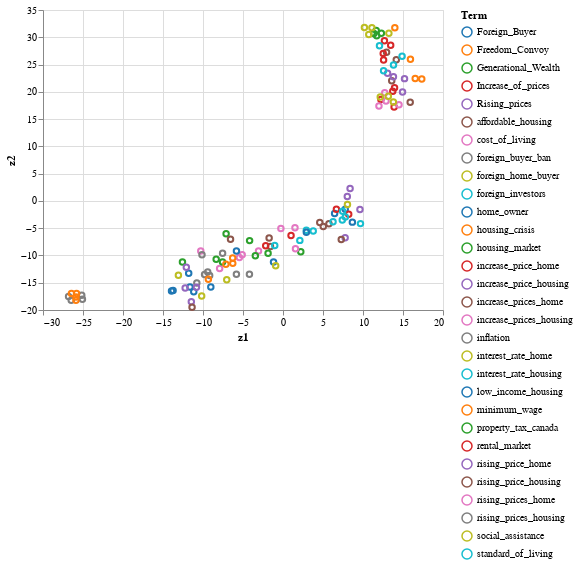

The notebook cell saved with this chart:
### Code cell
selection = alt.selection_multi(fields=['Topic'], bind='legend')

alt.Chart(df).mark_point().encode(
    x = 'z1',
    y = 'z2',
    color = alt.Color('Topic:N', title = 'Term', scale=alt.Scale(scheme='category10')),# the person in the photo
    opacity=alt.condition(selection, alt.value(1), alt.value(0.2) )
).add_selection(
    selection
)

### Figure 1 — Vega-Lite specification as saved in the notebook (floating-point values rounded to 4 significant figures)
{"config": {"view": {"continuousWidth": 400, "continuousHeight": 300}}, "data": {"name": "data-27ddfd917143fb164709f837e004304e"}, "mark": "point", "encoding": {"color": {"type": "nominal", "field": "Topic", "scale": {"scheme": "category10"}, "title": "Term"}, "opacity": {"condition": {"value": 1, "selection": "selector012"}, "value": 0.2}, "x": {"type": "quantitative", "field": "z1"}, "y": {"type": "quantitative", "field": "z2"}}, "selection": {"selector012": {"type": "multi", "fields": ["Topic"], "bind": "legend"}}, "$schema": "https://vega.github.io/schema/vega-lite/v4.8.1.json", "datasets": {"data-27ddfd917143fb164709f837e004304e": [{"z1": -10.77, "z2": -15.04, "Topic": "inflation"}, {"z1": -9.802, "z2": -13.51, "Topic": "inflation"}, {"z1": -9.412, "z2": -13.01, "Topic": "inflation"}, {"z1": -9.168, "z2": -13.68, "Topic": "inflation"}, {"z1": -1.565, "z2": -8.366, "Topic": "affordable_housing"}, {"z1": 5.035, "z2": -4.706, "Topic": "affordable_housing"}, {"z1": 5.744, "z2": -4.17, "Topic": "affordable_housing"}, {"z1": 4.596, "z2": -3.959, "Topic": "affordable_housing"}, {"z1": -7.92, "z2": -12.4, "Topic": "cost_of_living"}, {"z1": -5.101, "z2": -9.865, "Topic": "cost_of_living"}, {"z1": -5.452, "z2": -10.36, "Topic": "cost_of_living"}, {"z1": -3.059, "z2": -9.162, "Topic": "cost_of_living"}, {"z1": -26.8, "z2": -17.53, "Topic": "foreign_buyer_ban"}, {"z1": -26.47, "z2": -18.2, "Topic": "foreign_buyer_ban"}, {"z1": -25.07, "z2": -18.03, "Topic": "foreign_buyer_ban"}, {"z1": -25.15, "z2": -17.29, "Topic": "foreign_buyer_ban"}, {"z1": -11.79, "z2": -13.26, "Topic": "Foreign_Buyer"}, {"z1": -9.023, "z2": -15.78, "Topic": "Foreign_Buyer"}, {"z1": -5.818, "z2": -9.183, "Topic": "Foreign_Buyer"}, {"z1": -1.184, "z2": -11.2, "Topic": "Foreign_Buyer"}, {"z1": -13.08, "z2": -13.61, "Topic": "foreign_home_buyer"}, {"z1": -10.17, "z2": -17.42, "Topic": "foreign_home_buyer"}, {"z1": -7.03, "z2": -14.44, "Topic": "foreign_home_buyer"}, {"z1": -0.9137, "z2": -11.89, "Topic": "foreign_home_buyer"}, {"z1": -1.032, "z2": -8.189, "Topic": "foreign_investors"}, {"z1": 2.106, "z2": -7.237, "Topic": "foreign_investors"}, {"z1": 3.779, "z2": -5.5, "Topic": "foreign_investors"}, {"z1": 2.919, "z2": -5.386, "Topic": "foreign_investors"}, {"z1": 15.93, "z2": 25.95, "Topic": "Freedom_Convoy"}, {"z1": 13.98, "z2": 31.73, "Topic": "Freedom_Convoy"}, {"z1": 17.35, "z2": 22.36, "Topic": "Freedom_Convoy"}, {"z1": 16.53, "z2": 22.44, "Topic": "Freedom_Convoy"}, {"z1": 12.29, "z2": 30.76, "Topic": "Generational_Wealth"}, {"z1": 11.65, "z2": 31.27, "Topic": "Generational_Wealth"}, {"z1": 11.37, "z2": 30.71, "Topic": "Generational_Wealth"}, {"z1": 11.71, "z2": 30.26, "Topic": "Generational_Wealth"}, {"z1": 2.922, "z2": -5.758, "Topic": "home_owner"}, {"z1": 8.672, "z2": -3.89, "Topic": "home_owner"}, {"z1": 7.779, "z2": -1.526, "Topic": "home_owner"}, {"z1": 6.452, "z2": -2.293, "Topic": "home_owner"}, {"z1": -26.44, "z2": -16.99, "Topic": "housing_crisis"}, {"z1": -25.81, "z2": -16.96, "Topic": "housing_crisis"}, {"z1": -25.88, "z2": -17.6, "Topic": "housing_crisis"}, {"z1": -25.88, "z2": -18.22, "Topic": "housing_crisis"}, {"z1": -8.351, "z2": -10.68, "Topic": "housing_market"}, {"z1": -7.558, "z2": -11.19, "Topic": "housing_market"}, {"z1": -3.458, "z2": -10.05, "Topic": "housing_market"}, {"z1": -1.866, "z2": -9.614, "Topic": "housing_market"}, {"z1": 13.89, "z2": 17.2, "Topic": "Increase_of_prices"}, {"z1": 13.94, "z2": 20.73, "Topic": "Increase_of_prices"}, {"z1": 13.72, "z2": 20.1, "Topic": "Increase_of_prices"}, {"z1": 12.24, "z2": 18.57, "Topic": "Increase_of_prices"}, {"z1": 13.59, "z2": 22.02, "Topic": "increase_prices_home"}, {"z1": 14.16, "z2": 25.89, "Topic": "increase_prices_home"}, {"z1": 12.95, "z2": 27.27, "Topic": "increase_prices_home"}, {"z1": 15.9, "z2": 18.07, "Topic": "increase_prices_home"}, {"z1": 11.99, "z2": 17.38, "Topic": "increase_prices_housing"}, {"z1": 12.72, "z2": 19.83, "Topic": "increase_prices_housing"}, {"z1": 14.5, "z2": 17.61, "Topic": "increase_prices_housing"}, {"z1": 12.88, "z2": 18.33, "Topic": "increase_prices_housing"}, {"z1": 12.57, "z2": 25.85, "Topic": "increase_price_home"}, {"z1": 13.46, "z2": 28.53, "Topic": "increase_price_home"}, {"z1": 12.68, "z2": 29.36, "Topic": "increase_price_home"}, {"z1": 12.53, "z2": 27.05, "Topic": "increase_price_home"}, {"z1": 14.94, "z2": 19.95, "Topic": "increase_price_housing"}, {"z1": 15.19, "z2": 22.42, "Topic": "increase_price_housing"}, {"z1": 13.07, "z2": 23.41, "Topic": "increase_price_housing"}, {"z1": 13.8, "z2": 22.74, "Topic": "increase_price_housing"}, {"z1": 13.23, "z2": 30.75, "Topic": "interest_rate_home"}, {"z1": 10.18, "z2": 31.77, "Topic": "interest_rate_home"}, {"z1": 10.72, "z2": 30.52, "Topic": "interest_rate_home"}, {"z1": 11.12, "z2": 31.75, "Topic": "interest_rate_home"}, {"z1": 14.89, "z2": 26.51, "Topic": "interest_rate_housing"}, {"z1": 12.57, "z2": 23.86, "Topic": "interest_rate_housing"}, {"z1": 13.81, "z2": 24.91, "Topic": "interest_rate_housing"}, {"z1": 12.06, "z2": 28.43, "Topic": "interest_rate_housing"}, {"z1": -13.74, "z2": -16.4, "Topic": "low_income_housing"}, {"z1": -11.63, "z2": -15.79, "Topic": "low_income_housing"}, {"z1": -11.15, "z2": -16.64, "Topic": "low_income_housing"}, {"z1": -13.93, "z2": -16.53, "Topic": "low_income_housing"}, {"z1": -9.329, "z2": -14.37, "Topic": "minimum_wage"}, {"z1": -6.277, "z2": -11.45, "Topic": "minimum_wage"}, {"z1": -6.291, "z2": -10.48, "Topic": "minimum_wage"}, {"z1": -7.138, "z2": -11.61, "Topic": "minimum_wage"}, {"z1": -12.57, "z2": -11.22, "Topic": "property_tax_canada"}, {"z1": 2.224, "z2": -9.302, "Topic": "property_tax_canada"}, {"z1": -7.112, "z2": -6.026, "Topic": "property_tax_canada"}, {"z1": -4.173, "z2": -7.279, "Topic": "property_tax_canada"}, {"z1": -2.16, "z2": -8.234, "Topic": "rental_market"}, {"z1": 8.212, "z2": -2.429, "Topic": "rental_market"}, {"z1": 6.675, "z2": -1.516, "Topic": "rental_market"}, {"z1": 1.006, "z2": -6.343, "Topic": "rental_market"}, {"z1": -0.264, "z2": -5.07, "Topic": "rising_prices_home"}, {"z1": 1.497, "z2": -4.909, "Topic": "rising_prices_home"}, {"z1": 1.561, "z2": -8.754, "Topic": "rising_prices_home"}, {"z1": -10.28, "z2": -9.192, "Topic": "rising_prices_home"}, {"z1": -4.196, "z2": -13.45, "Topic": "rising_prices_housing"}, {"z1": -10.13, "z2": -9.884, "Topic": "rising_prices_housing"}, {"z1": -7.551, "z2": -9.603, "Topic": "rising_prices_housing"}, {"z1": -5.823, "z2": -13.46, "Topic": "rising_prices_housing"}, {"z1": -11.46, "z2": -18.49, "Topic": "Rising_prices"}, {"z1": -12.08, "z2": -12.15, "Topic": "Rising_prices"}, {"z1": -12.23, "z2": -15.97, "Topic": "Rising_prices"}, {"z1": -10.82, "z2": -15.84, "Topic": "Rising_prices"}, {"z1": 9.619, "z2": -1.562, "Topic": "rising_price_home"}, {"z1": 8.386, "z2": 2.293, "Topic": "rising_price_home"}, {"z1": 8.039, "z2": 0.8085, "Topic": "rising_price_home"}, {"z1": 7.767, "z2": -6.759, "Topic": "rising_price_home"}, {"z1": -6.558, "z2": -7.035, "Topic": "rising_price_housing"}, {"z1": -1.734, "z2": -6.798, "Topic": "rising_price_housing"}, {"z1": -11.37, "z2": -19.49, "Topic": "rising_price_housing"}, {"z1": 7.283, "z2": -7.08, "Topic": "rising_price_housing"}, {"z1": 8.058, "z2": -0.675, "Topic": "social_assistance"}, {"z1": 13.8, "z2": 18.15, "Topic": "social_assistance"}, {"z1": 13.17, "z2": 19.18, "Topic": "social_assistance"}, {"z1": 12.16, "z2": 19.04, "Topic": "social_assistance"}, {"z1": 6.255, "z2": -3.826, "Topic": "standard_of_living"}, {"z1": 7.793, "z2": -2.937, "Topic": "standard_of_living"}, {"z1": 7.459, "z2": -1.902, "Topic": "standard_of_living"}, {"z1": 9.684, "z2": -4.163, "Topic": "standard_of_living"}, {"z1": 7.412, "z2": -3.503, "Topic": "standard_of_living"}]}}
